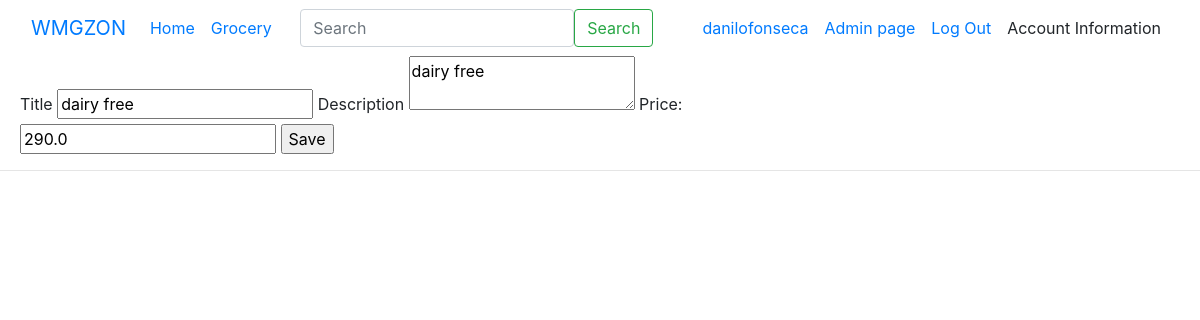
The page /17/update (signed in) on the database its author committed.
### tables this page shows
CREATE TABLE user(
    id INTEGER PRIMARY KEY AUTOINCREMENT,
    username TEXT UNIQUE NOT NULL,
    password TEXT NOT NULL
);

CREATE TABLE product (
    id INTEGER PRIMARY KEY AUTOINCREMENT,
    author_id INTEGER NOT NULL,
    title TEXT NOT NULL,
    price REAL NOT NULL,
    description TEXT,
    image_filename TEXT,
--     rating INTEGER NOT NULL,
--     in_stock BOOLEAN,
--     image BLOB NOT NULL,
    FOREIGN KEY (author_id) REFERENCES user (id)

);

### wmgzon/admin_page.py (the view, shortened to what this page needs)
@admin_bp.route('/<int:product_id>/update', methods=('GET', 'POST'))
@login_required
def update(product_id):
    product = get_product(product_id)
    print("product_ id", product_id)
    return render_template('admin/update.html', product=product)

### wmgzon/admin_page.py (called while the page is built)
def get_product(id, check_author=True):
    post = get_db().execute(
        'SELECT p.id, title, description, price, image_filename, author_id, username'
        ' FROM product p JOIN user u ON p.author_id = u.id'
        ' WHERE p.id = ?',
        (id,)
    ).fetchone()
    if post is None:
        abort(404, f"product id {id} doesn't exist.")
    if check_author and post['author_id'] != g.user['id']:
        abort(403)
    return post

### wmgzon/auth.py (called while the page is built)
@bp.before_app_request
def load_logged_in_user():
    user_id = session.get('user_id')
    if user_id is None:
        g.user = None
    else:
        g.user = get_db().execute(
            'SELECT * FROM user WHERE id = ?', (user_id,)
        ).fetchone()

def login_required(view):
    @functools.wraps(view)
    def wrapped_view(**kwargs):
        if g.user is None:
            return redirect(url_for('auth.login'))
        return view(**kwargs)
    return wrapped_view

### wmgzon/db.py (called while the page is built)
def get_db():
    if 'db' not in g:
        g.db = sqlite3.connect(
            current_app.config['DATABASE'],
            detect_types=sqlite3.PARSE_DECLTYPES
        )
        g.db.row_factory = sqlite3.Row
    return g.db

### wmgzon/templates/admin/update.html (shortened to what this page needs)
{% extends 'base.html' %}
{% block content %}
  <form method="post" enctype="multipart/form-data" style="margin-left: 20px;">
    <label for="title">Title</label>
    <input name="title" id="title" value="{{ request.form.get('title') or product['title'] }}" required>
    <label for="description">Description</label>
    <textarea name="description" id="description">{{ request.form.get('description') or product['description'] }}</textarea>
    <label for="price">Price:</label><br>
    <input id="price" name="price" value="{{ request.form.get('price') or product['price'] }}" required>
    <input type="submit" value="Save">
  </form>
  <hr>
{% endblock %}

### wmgzon/templates/base.html (shortened to what this page needs)
<!DOCTYPE html>
<html lang="en">
<head>
<link rel="stylesheet" href="https://cdn.jsdelivr.net/npm/bootstrap@4.3.1/dist/css/bootstrap.min.css">
  <nav class="navbar navbar-expand-lg bg-body-tertiary">
      <div class="container-fluid">
        <a class="navbar-brand" href="#">WMGZON</a>
        <div class="collapse navbar-collapse" id="navbarSupportedContent">
          <ul class="navbar-nav me-auto mb-2 mb-lg-0">
            <li class="nav-item">
              <a class="nav-link active" aria-current="page" href="{{ url_for('landingpage.index') }}">Home</a>
            </li>
            <li class="nav-item">
              <a class="nav-link" href="{{ url_for('grocery.index') }}">Grocery</a>
            </li>
          </ul>
          <div class="mx-auto">
              <form class="d-flex" action="{{ url_for('landingpage.search') }}" method="GET">
                  <input class="form-control me-2" type="search" name="query" placeholder="Search" aria-label="Search">
                  <button class="btn btn-outline-success" type="submit">Search</button>
              </form>
          </div>
          <div class="ml-auto">
            <ul class="navbar-nav me-auto mb-2 mb-lg-0">
            {% if g.user %}
            <li class="nav-item">
              <a class="nav-link active" aria-current="page" href="#">{{ g.user['username'] }}</a>
            </li>
            <li class="nav-item">
              <a class="nav-link active" aria-current="page" href="{{ url_for('adminpage.admin_home') }}"> Admin page</a>
            </li>
            <li class="nav-item">
              <a class="nav-link active" aria-current="page" href="{{ url_for('auth.logout') }}">Log Out</a>
            </li>
            <li class="nav-item">
              <a class="nav-link disabled" aria-disabled="true">Account Information</a>
            </li>
            {% endif %}
            </ul>
      </div>
  </nav>
</head>
<body>
    {% block content %}
    {% endblock %}
</body>
</html>

### rows shown on the page
user: user.username "danilofonseca"
product: title "dairy free", description "dairy free", price "290.0"
